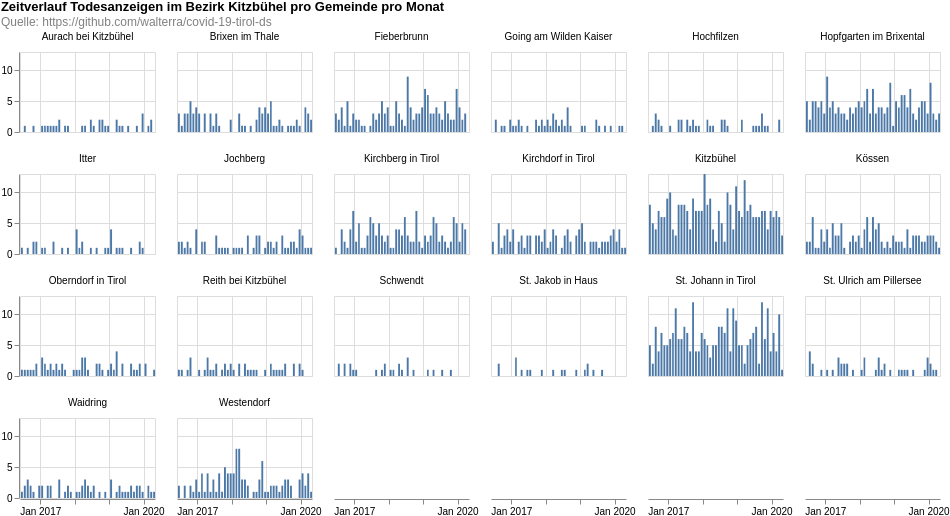

Specify this chart in Vega-Lite:
### Vega-Lite specification from a JSON file in a GitHub repository (floating-point values rounded to 4 significant figures; data arrays with more than 128 entries replaced by an {"elided": "..."} marker saying what was removed)
{"$schema": "https://vega.github.io/schema/vega-lite/v4.8.1.json", "columns": 6, "config": {"view": {"continuousHeight": 300, "continuousWidth": 400}}, "data": {"name": "data-3908cdeb58f3c1ed7c4a6df24dfd56d3"}, "datasets": {"data-3908cdeb58f3c1ed7c4a6df24dfd56d3": {"elided": "1879 records"}}, "facet": {"field": "municipaly", "title": null, "type": "nominal"}, "padding": 0, "spec": {"layer": [{"encoding": {"tooltip": [{"field": "date", "timeUnit": "yearmonth", "type": "temporal"}, {"aggregate": "sum", "field": "count", "type": "quantitative"}], "x": {"field": "date", "timeUnit": "yearmonth", "title": null, "type": "temporal"}, "y": {"aggregate": "sum", "field": "count", "title": null, "type": "quantitative"}}, "height": 80, "mark": "bar", "width": 135}]}, "title": {"color": "black", "subtitle": ["Quelle: https://github.com/walterra/covid-19-tirol-ds"], "subtitleColor": "gray", "text": ["Zeitverlauf Todesanzeigen im Bezirk Kitzbühel pro Gemeinde pro Monat"]}}
